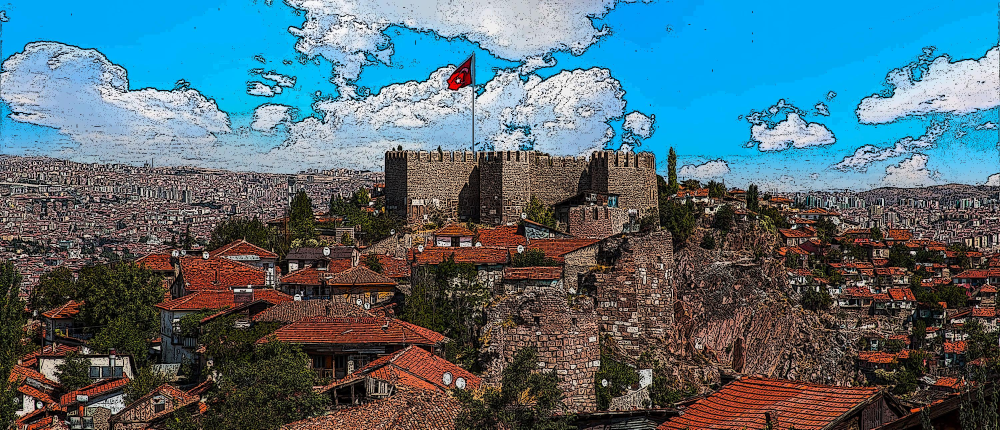
#> input picture Image Cartoonizer/report/result/ankarakalesi_result.jpg, 3000 x 1289 px, given in place of tuna.png, which was not available (shown at 1/3 size)
$ python main.py
#> lines starting #> are read from the running program, lines starting #| are printed output that depends on the picture; after the words box and inside, x2 and y2 are one past the last pixel; in counts of white or black regions, pixels touching at a corner belong together; pictures that were not available may be replaced by others from this repository, and a replacement may not be noted
#> further down, input_image is the input picture: shape (1289, 3000, 3); mean B, G, R 118.4, 107.4, 82.1
import numpy as np
import matplotlib.pyplot as plt
import cv2
import os

#parameters
sigma = 1.1
k = 1.2
threshold = 15
quantization_level=16
input_image_path = "tuna.png"

def edgeDedection(input_image, sigma, k, threshold):
    input_image_gray = cv2.cvtColor(input_image, cv2.COLOR_RGB2GRAY)

    # equation 1 and 2
    gaussian1 = cv2.GaussianBlur(input_image_gray, (0, 0), sigmaX=sigma)
    gaussian2 = cv2.GaussianBlur(input_image_gray, (0, 0), sigmaX=sigma * k)
    dog_filter = gaussian1 - gaussian2
    # equation 3
    edges = cv2.threshold(dog_filter, threshold, 1, cv2.THRESH_BINARY)[1]

    return edges.astype(np.uint8)


def smoothImage(input_image, sigma):
#> called with sigma = 1.1
    return cv2.GaussianBlur(input_image, (0, 0), sigmaX=sigma)
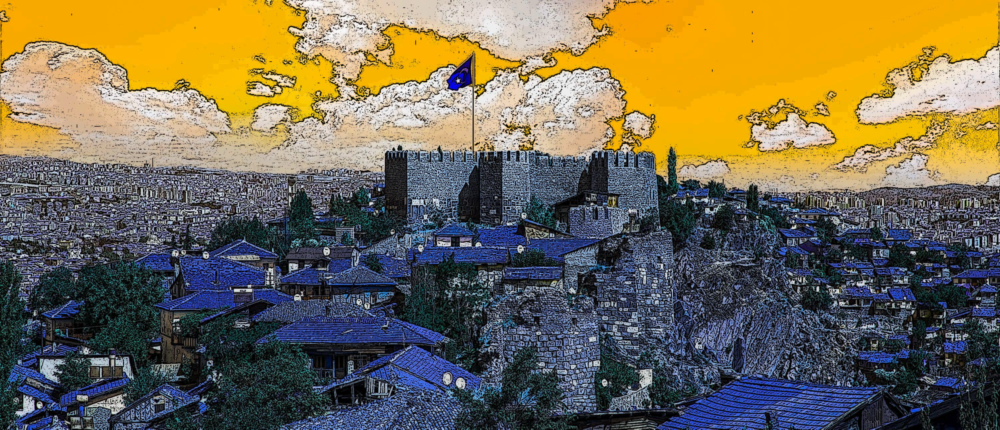
#> returned value: shape (1289, 3000, 3) (shown at 1/3 size); mean of channels 0, 1, 2 82.1, 107.4, 118.4; drawn as B, G, R


def quantizeImage(smoothed_image, quantization_levels):

#> called with quantization_levels = 16
    lab_image = cv2.cvtColor(smoothed_image, cv2.COLOR_RGB2LAB)
#> lab_image: shape (1289, 3000, 3); mean of channels 0, 1, 2 112.4, 128.9, 122.6
    L_channel = lab_image[:, :, 0]
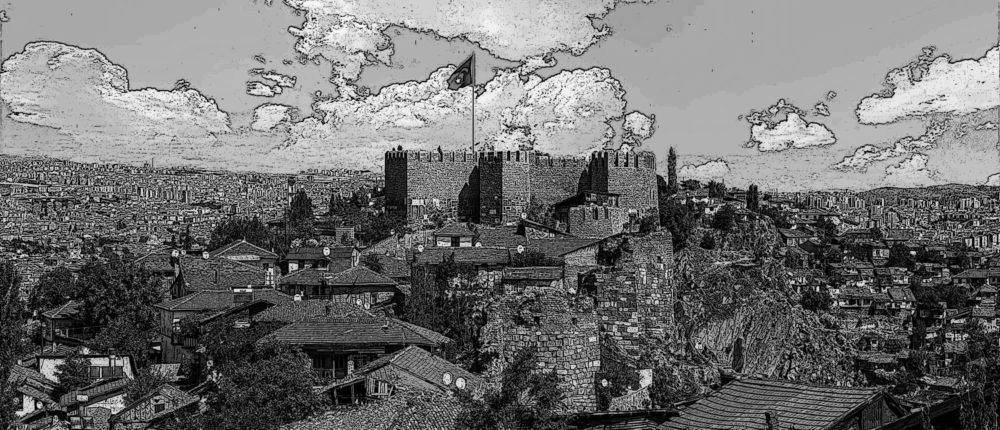
#> L_channel: shape (1289, 3000) (shown at 1/3 size); min 0, max 249, mean 112.4

    quantized_L_channel = np.floor_divide(L_channel, 256 // quantization_levels) * (256 // quantization_levels)

    lab_image[:, :, 0] = quantized_L_channel
#> lab_image: shape (1289, 3000, 3); mean of channels 0, 1, 2 105.3, 128.9, 122.6

    quantized_image = cv2.cvtColor(lab_image, cv2.COLOR_LAB2RGB)

    return quantized_image

def cartoonizeImage(input_image):

    #smooth image
    smoothed_image = smoothImage(input_image, sigma)

    #quantization
    quantized_image = quantizeImage(smoothed_image, quantization_level)

    #edge dedection
    edges = edgeDedection(input_image, sigma, k, threshold)
#> in edgeDedection, `input_image_gray = cv2.cvtColor(input_image, cv2.COLOR_RGB2GRAY)`:
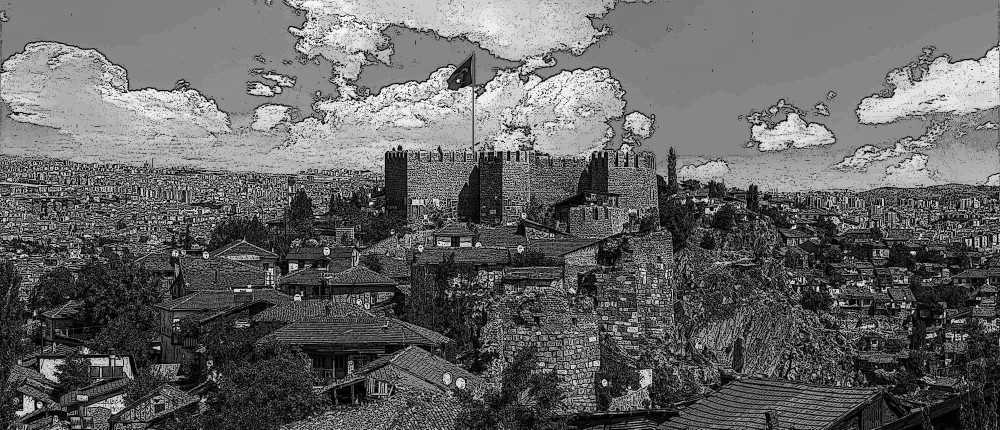
#> input_image_gray: shape (1289, 3000) (shown at 1/3 size); min 0, max 255, mean 101
#> in edgeDedection, `dog_filter = gaussian1 - gaussian2`:
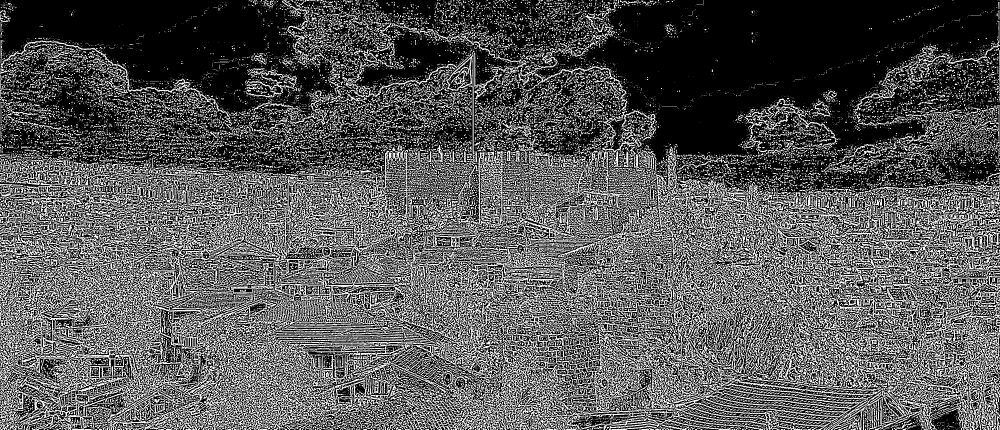
#> dog_filter: shape (1289, 3000) (shown at 1/3 size); min 0, max 255, mean 88.1
#> in edgeDedection, `edges = cv2.threshold(dog_filter, threshold, 1, cv2.THRESH_BINARY)[1]`: edges: shape (1289, 3000); values 0 (black) and 1 (white), 34.4% white in thin lines or dots
    # Take the inverse of the estimated edges values.
    inverted_edges_image = edges ^ 1
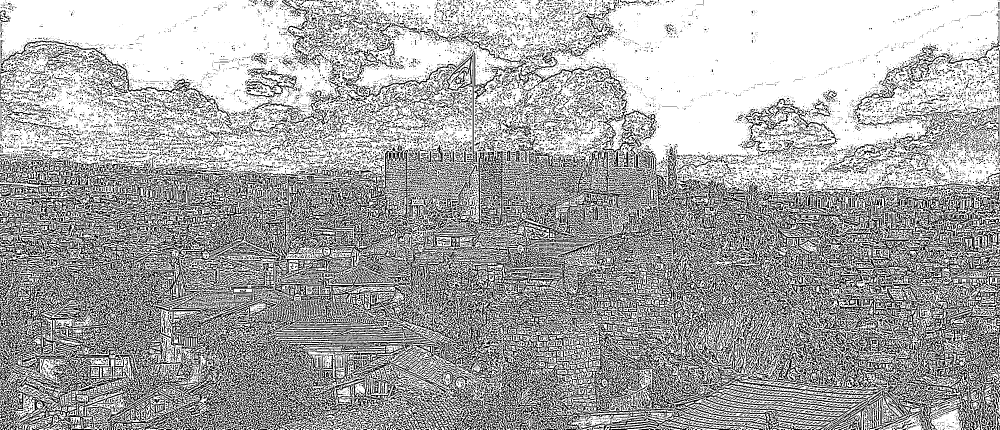
#> inverted_edges_image: shape (1289, 3000) (shown at 1/3 size); values 0 (black) and 1 (white), 65.6% white; black in thin lines or dots

    # Multiply the inverted edges image with the quantized image for each channel.
    return quantized_image * inverted_edges_image[:, :, np.newaxis]
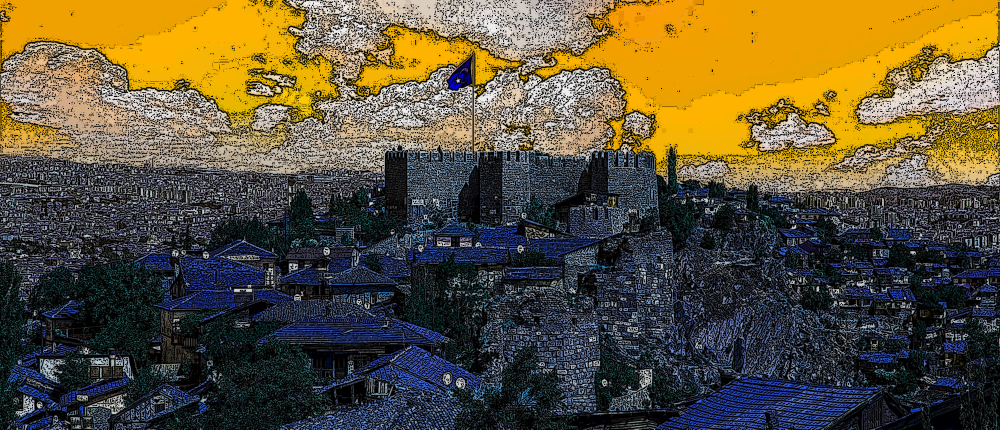
#> returned value: shape (1289, 3000, 3) (shown at 1/3 size); mean of channels 0, 1, 2 57.4, 83.5, 94.5; drawn as B, G, R


#------------------main-------------------
#load image
input_image = cv2.imread(input_image_path)
input_image = cv2.cvtColor(input_image, cv2.COLOR_BGR2RGB)

#cartoonize
cartoonized_image = cartoonizeImage(input_image)

#save it to output
# Extract the filename from the input image path
filename = os.path.basename(input_image_path)
filename_without_extension, extension = os.path.splitext(filename)

# Construct the output path based on the filename
output_path = f"report/result/{filename_without_extension}_result{extension}"
plt.imsave(output_path, cartoonized_image, cmap='gray')
print(f'Resulting image saved at: {output_path}')


# Display the cartoon image
plt.figure(figsize=(12, 6))
plt.subplot(1, 2, 1)
plt.imshow(input_image, cmap='gray')
plt.title("Original Image")
plt.axis('off')


plt.subplot(1, 2, 2)
plt.imshow(cartoonized_image, cmap = 'gray')
plt.title("Cartoon Image")
plt.axis('off')
plt.show()

$ run again, on Image Cartoonizer/report/result/newyork_result.jpg
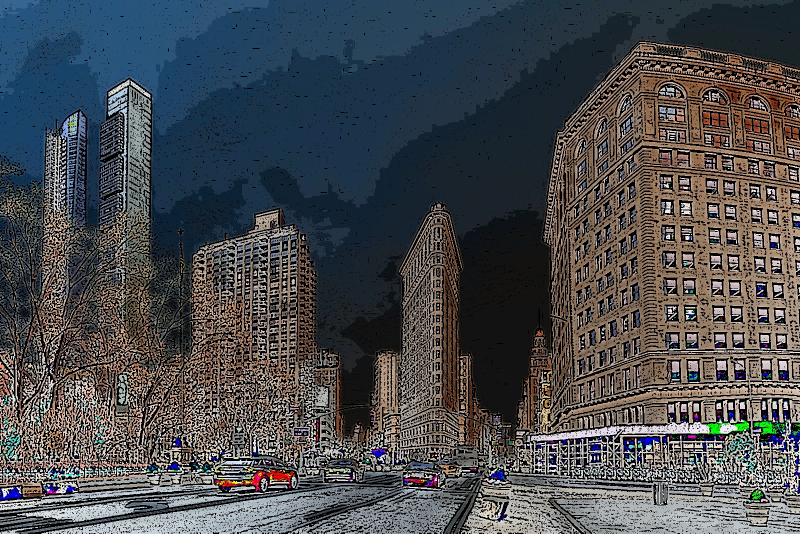
#> input picture Image Cartoonizer/report/result/newyork_result.jpg, 1600 x 1067 px, given in place of tuna.png, which was not available (shown at 1/2 size)
#> input_image is the input picture: shape (1067, 1600, 3); mean B, G, R 79.2, 75.5, 73.1
#> in edgeDedection, `edges = cv2.threshold(dog_filter, threshold, 1, cv2.THRESH_BINARY)[1]`:
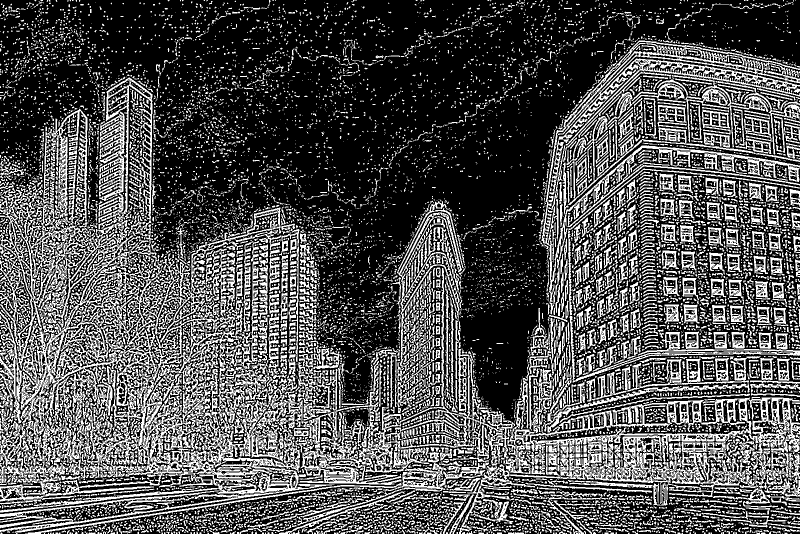
#> edges: shape (1067, 1600) (shown at 1/2 size); values 0 (black) and 1 (white), 32% white; 14119 white regions (11755 under 20 px), largest, box (x1, y1, x2, y2) and area: (0, 155, 1600, 1067) 214606, (1083, 81, 1600, 629) 25252, (794, 402, 928, 815) 6999
#> in cartoonizeImage, `return quantized_image * inverted_edges_image[:, :, np.newaxis]`:
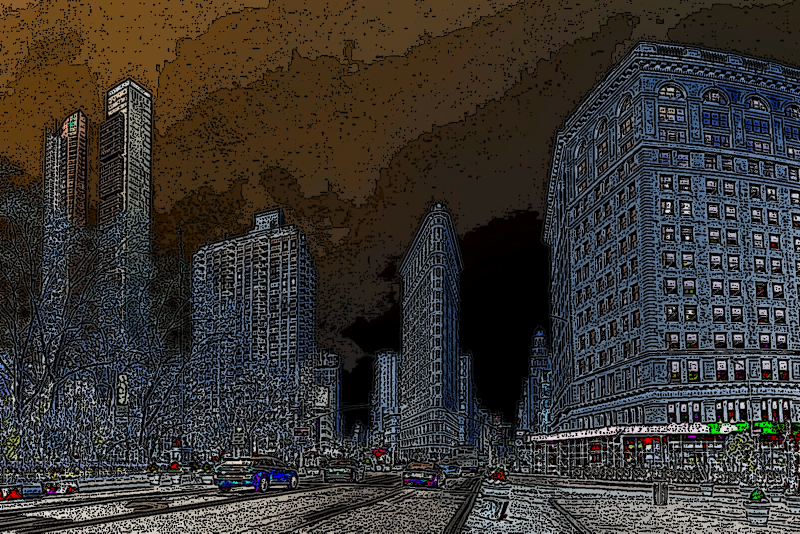
#> returned value: shape (1067, 1600, 3) (shown at 1/2 size); mean of channels 0, 1, 2 49.5, 53.2, 56.8; drawn as B, G, R

$ run again, on Image Cartoonizer/report/result/taksim_result.jpg
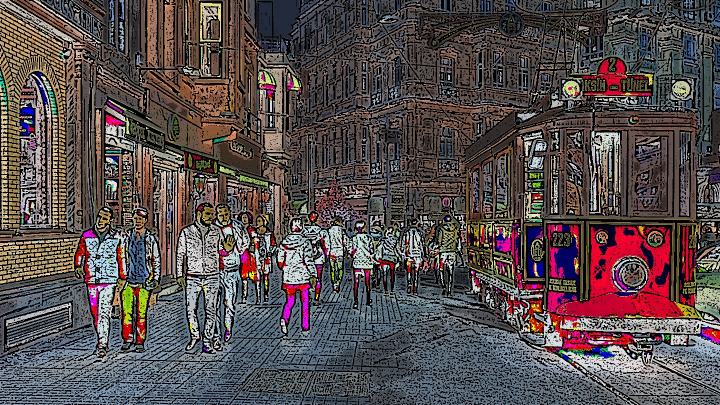
#> input picture Image Cartoonizer/report/result/taksim_result.jpg, 1440 x 810 px, given in place of tuna.png, which was not available (shown at 1/2 size)
#> input_image is the input picture: shape (810, 1440, 3); mean B, G, R 77, 76.6, 86.8
#> in edgeDedection, `edges = cv2.threshold(dog_filter, threshold, 1, cv2.THRESH_BINARY)[1]`:
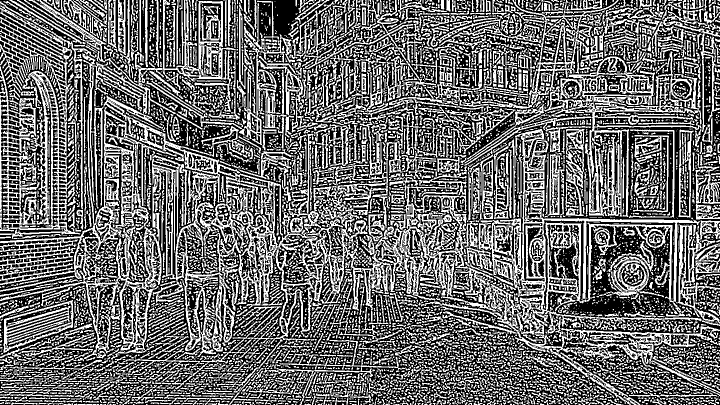
#> edges: shape (810, 1440) (shown at 1/2 size); values 0 (black) and 1 (white), 42.4% white; 9074 white regions (6455 under 20 px), largest, box (x1, y1, x2, y2) and area: (0, 0, 1440, 810) 145079, (0, 3, 194, 478) 26869, (928, 103, 1403, 434) 20988
#> in cartoonizeImage, `return quantized_image * inverted_edges_image[:, :, np.newaxis]`:
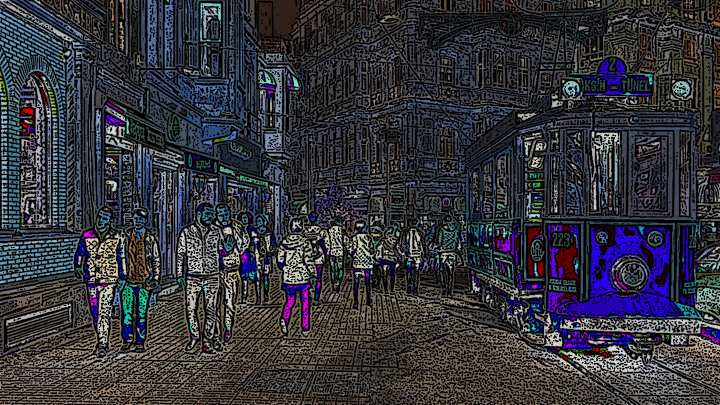
#> returned value: shape (810, 1440, 3) (shown at 1/2 size); mean of channels 0, 1, 2 59.2, 52, 51.9; drawn as B, G, R
